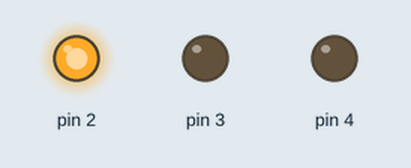
The sketch below on a simulated Arduino Uno, built with avr-gcc and run on an emulated ATmega328P. On the bench: output pins drawn as LEDs (lit = HIGH).

Above: at 0.5 s.
At 2.0 s:
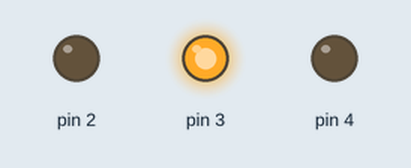
At 5.5 s:
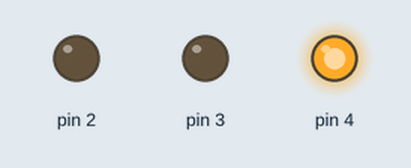
At 7.5 s:
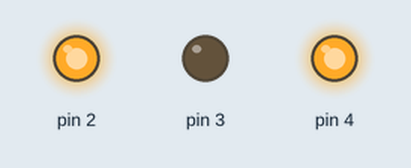
At 8.5 s:
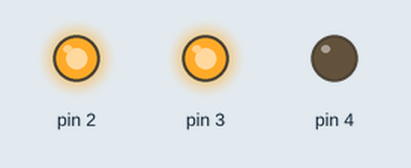
Timing chart, 0 to 13.0 s (numbered marks = the images above):
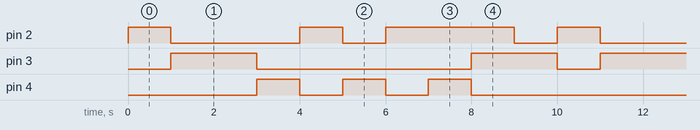

The sketch:

08_0409_0508.ino
```cpp
void setup() {
 // put your setup code here, to run once:
 //563412
}
void loop() {
 //1
 pinMode(2, OUTPUT);
 digitalWrite(2, HIGH);
 pinMode(3, OUTPUT);
 digitalWrite(3, LOW);
 pinMode(4, INPUT);
 delay(1000);
  //2
 pinMode(3, OUTPUT);
 digitalWrite(3, HIGH);
 pinMode(2, OUTPUT);
 digitalWrite(2, LOW);
 pinMode(4, INPUT);
 delay(1000);
 //3
 pinMode(3, OUTPUT);
 digitalWrite(3, HIGH);
 pinMode(4, OUTPUT);
 digitalWrite(4, LOW);
 pinMode(2, INPUT);
 delay(1000);
 //4
 pinMode(4, OUTPUT);
 digitalWrite(4, HIGH);
 pinMode(3, OUTPUT);
 digitalWrite(3, LOW);
 pinMode(2, INPUT);
 delay(1000);
 //5
 pinMode(2, OUTPUT);
 digitalWrite(2, HIGH);
 pinMode(4, OUTPUT);
 digitalWrite(4, LOW);
 pinMode(3, INPUT);
 delay(1000);
 //6
 pinMode(4, OUTPUT);
 digitalWrite(4, HIGH);
 pinMode(2, OUTPUT);
 digitalWrite(2, LOW);
 pinMode(3, INPUT);
 delay(1000);
 //5
 pinMode(2, OUTPUT);
 digitalWrite(2, HIGH);
 pinMode(4, OUTPUT);
 digitalWrite(4, LOW);
 pinMode(3, INPUT);
 delay(1000);
 //4
 pinMode(4, OUTPUT);
 digitalWrite(4, HIGH);
 pinMode(3, OUTPUT);
 digitalWrite(3, LOW);
 pinMode(2, INPUT);
 delay(1000);
 //3
 pinMode(3, OUTPUT);
 digitalWrite(3, HIGH);
 pinMode(4, OUTPUT);
 digitalWrite(4, LOW);
 pinMode(2, INPUT);
 delay(1000);
 //2
 pinMode(3, OUTPUT);
 digitalWrite(3, HIGH);
 pinMode(2, OUTPUT);
 digitalWrite(2, LOW);
 pinMode(4, INPUT);
 delay(1000);
}
```

Measured:
- by itself, pin 2: repeats every 10.0 s: LOW 3.0 s, HIGH 1.0 s, LOW 1.0 s, HIGH 3.0 s, LOW 1.0 s, HIGH 1.0 s
- by itself, pin 3: repeats every 10.0 s: LOW 5.0 s, HIGH 2.0 s, LOW 1.0 s, HIGH 2.0 s
- by itself, pin 4: repeats every 10.0 s: 2 × (LOW 1.0 s, HIGH 1.0 s), LOW 5.0 s, HIGH 1.0 s
